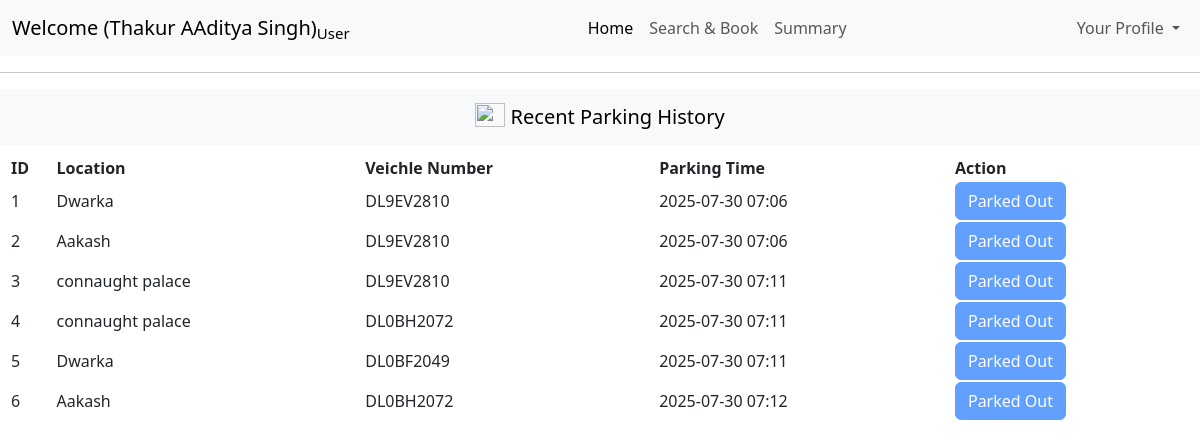
Screenshot of /user/dashboard (signed in) with the database file from the repository.
### models/models.py (models this page shows)
class ReserveParkingSpot(db.Model):
    id=db.Column(db.Integer(),primary_key=True)
    spotid=db.Column(db.Integer(),nullable=False)
    lotid=db.Column(db.Integer(),nullable=False)
    email=db.Column(db.String(25),nullable=False)
    veichleNumber=db.Column(db.String(50),nullable=True)
    parking_time=db.Column(db.DateTime,nullable=False,default=datetime.UTC)
    release_time=db.Column(db.DateTime,nullable=True)
    parkingcost=db.Column(db.Integer(),nullable=True,default=0)
    ispaid=db.Column(db.Integer(),default=0)

class ParkingLot(db.Model):
    id=db.Column(db.Integer(),primary_key=True)
    location_name = db.Column(db.String(250),nullable=False)
    pincode=db.Column(db.Integer(),nullable=False)
    price=db.Column(db.Integer(),nullable=False)
    max_spots=db.Column(db.Integer(),nullable=False)
    address=db.Column(db.String(250),nullable=False)
    occupied=db.Column(db.Integer(),default=0)

### controllers/controllers.py (the view)
@controllers.route("/user/dashboard", methods=['GET','POST'])
def userdashboard():
    status = session.get("status")
    if status is not None and int(status) > 0:
        useremail=session.get("email")
        recentParkingHistory = db.session.query(
            ReserveParkingSpot.id,
            ReserveParkingSpot.lotid,
            ReserveParkingSpot.spotid,
            ReserveParkingSpot.parking_time,
            ReserveParkingSpot.ispaid,
            ReserveParkingSpot.veichleNumber,
            ParkingLot.location_name
        ).join(ParkingLot,ReserveParkingSpot.lotid==ParkingLot.id)\
        .filter(ReserveParkingSpot.email==useremail)\
        .all()
        return render_template("userdashboard.html",recentParkingHistory=recentParkingHistory)
    else:
        return redirect("/login")

### templates/userdashboard.html (shortened to what this page needs)
<!DOCTYPE html>
<html lang="en">
<head>
    <link href="https://cdn.jsdelivr.net/npm/bootstrap@5.3.7/dist/css/bootstrap.min.css" rel="stylesheet">
</head>
<body>
    <nav class="navbar navbar-expand-lg bg-body-tertiary">
  <div class="container-fluid">
    <a class="navbar-brand " href="#">Welcome ({{session['fullname']}})<sub>User</sub></a>
    <div class="collapse navbar-collapse" id="navbarNavDropdown">
      <ul class="navbar-nav ms-auto">
        <li class="nav-item">
          <a class="nav-link active" aria-current="page" href="#">Home</a>
        </li>
        <li class="nav-item">
          <a class="nav-link" href="/user/dashboard/searchandbook">Search & Book</a>
        </li>
        <li class="nav-item">
          <a class="nav-link" href="/user/dashboard/summary">Summary</a>
        </li>
    </ul>
    <ul class="navbar-nav ms-auto">
        <li class="nav-item dropdown">
          <a class="nav-link dropdown-toggle" href="#" role="button" data-bs-toggle="dropdown" aria-expanded="false">
            Your Profile
          </a>
        </li>
      </ul>
    </div>
  </div>
</nav>
<hr>
<nav class="navbar bg-body-tertiary">
  <div class="container-fluid text-center">
    <a class="navbar-brand mx-auto " href="#">
      <img src="https://images.pexels.com/photos/164634/pexels-photo-164634.jpeg?_gl=1*1rfblvq*_ga*MTY5NDc0NzA3NC4xNzUzMjk4NzE5*_ga_8JE65Q40S6*czE3NTMyOTg3MTgkbzEkZzEkdDE3NTMyOTg3MjMkajU1JGwwJGgw" width="30" height="24" class="d-inline-block align-text-top" style="align-content: center;">
      Recent Parking History
    </a>
</div>
</nav>
<table style="width: 100%; margin: 10px;">
  <th>ID</th>
  <th>Location</th>
  <th>Veichle Number</th>
  <th>Parking Time</th>
  <th>Action</th>
  {%for i in recentParkingHistory%}
  <tr>
    <td>{{i[0]}}</td>
    <td>{{i[6]}}</td>
    <td>{{i[5]}}</td>
    <td>{{i[3].strftime('%Y-%m-%d %H:%M') }}</td>
    <td>
      {%if i[4]==0%}
        <a href="/user/dashboard/releasespot/{{i[0]}}" class="btn btn-danger" >
        Release
        </a>
      {%else%}
        <button class="btn btn-primary" disabled >Parked Out</button>
        {%endif%}
    </td>
  </tr>
  {%endfor%}
</table>
</body>
</html>

### rows the page displays
ReserveParkingSpot: id "1", location_name "Dwarka", veichleNumber "DL9EV2810", parking_time "2025-07-30 07:06", ispaid "Parked Out"
ReserveParkingSpot: id "2", location_name "Aakash", veichleNumber "DL9EV2810", parking_time "2025-07-30 07:06", ispaid "Parked Out"
ReserveParkingSpot: id "3", location_name "connaught palace", veichleNumber "DL9EV2810", parking_time "2025-07-30 07:11", ispaid "Parked Out"
ReserveParkingSpot: id "4", location_name "connaught palace", veichleNumber "DL0BH2072", parking_time "2025-07-30 07:11", ispaid "Parked Out"
ReserveParkingSpot: id "5", location_name "Dwarka", veichleNumber "DL0BF2049", parking_time "2025-07-30 07:11", ispaid "Parked Out"
ReserveParkingSpot: id "6", location_name "Aakash", veichleNumber "DL0BH2072", parking_time "2025-07-30 07:12", ispaid "Parked Out"

### other values shown
{{ session['fullname'] }} "Thakur AAditya Singh"
